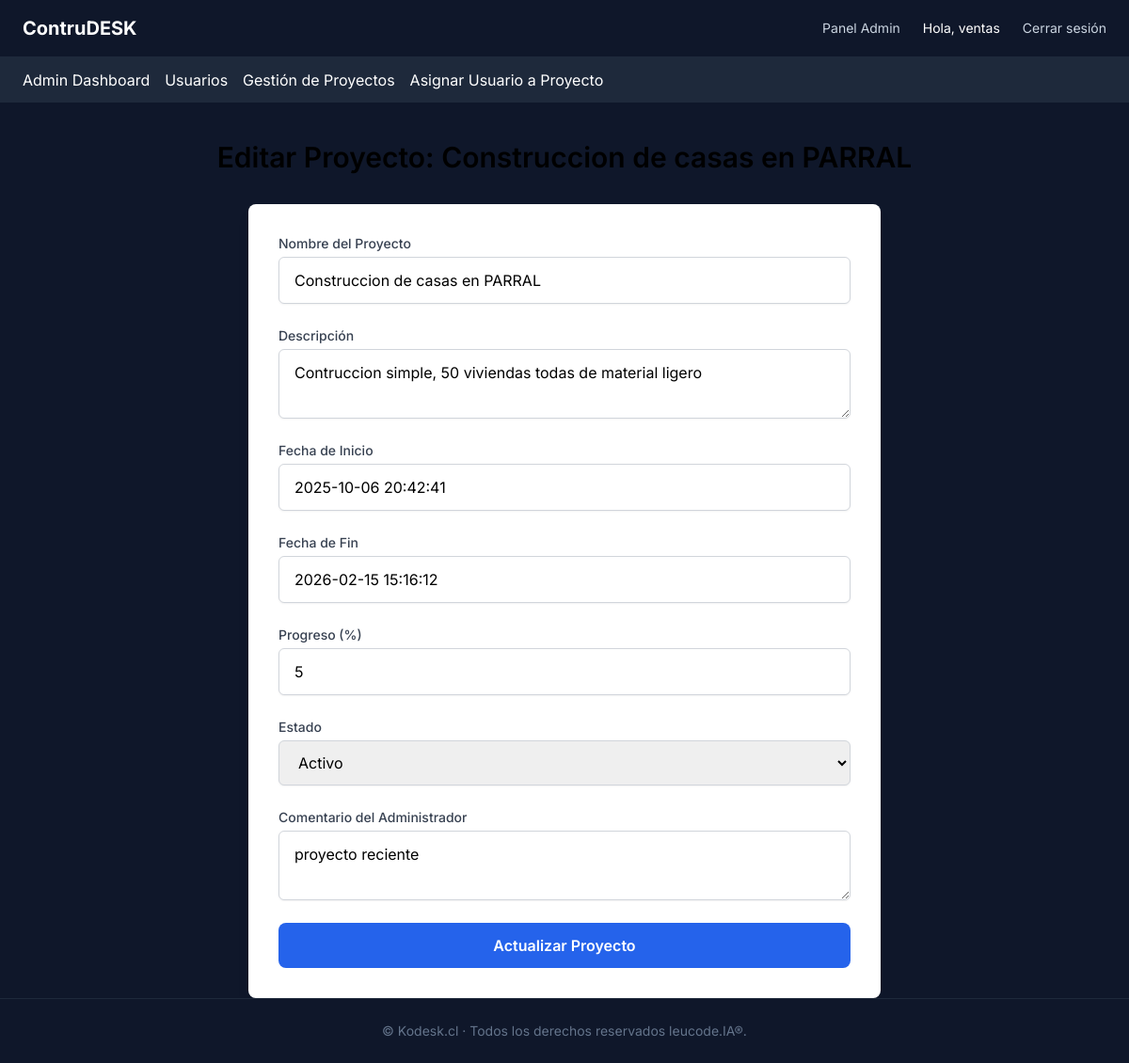
The page /admin/edit/1 (signed in) on the database as committed earlier.
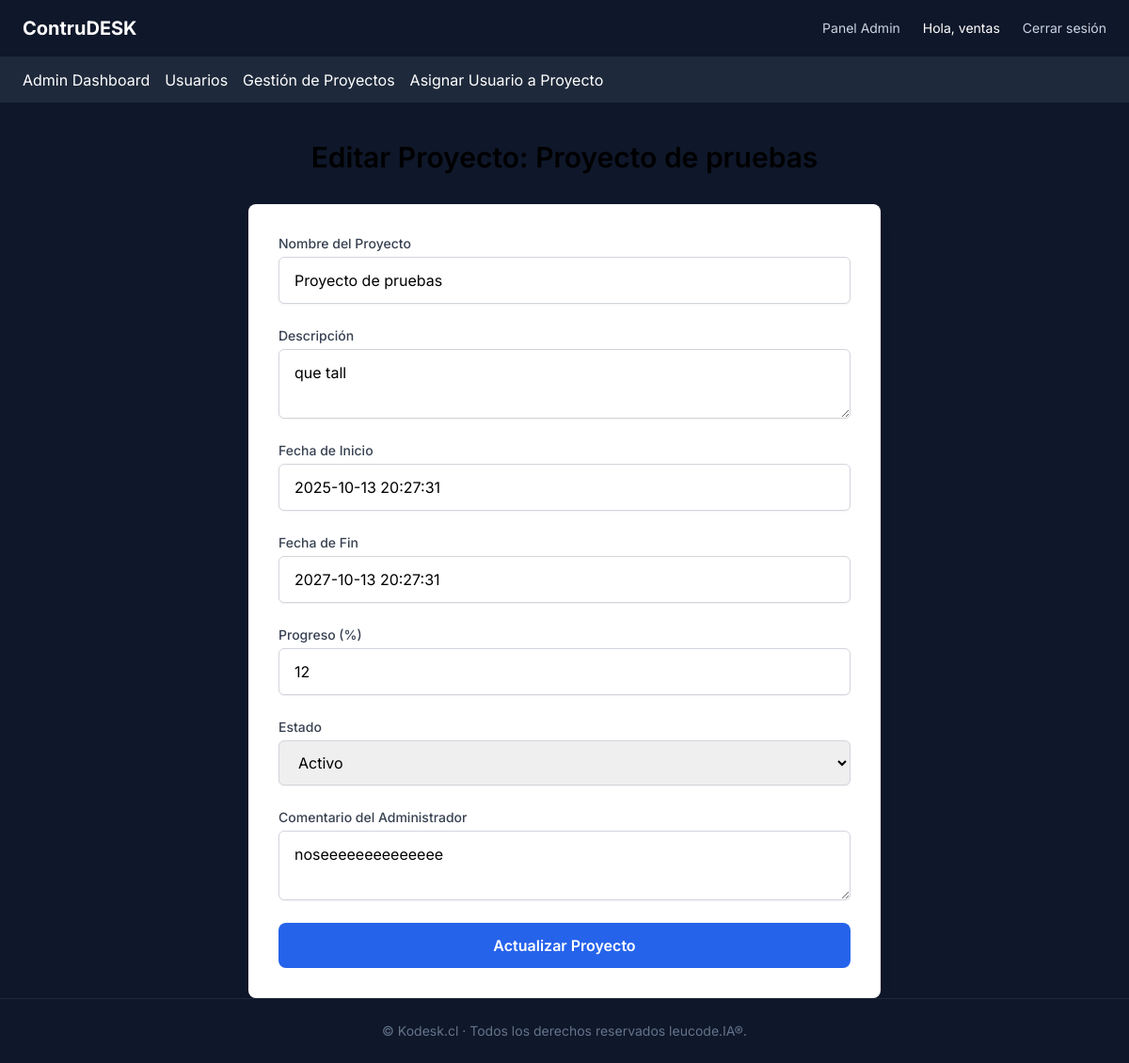
The same page on the database as committed later.
### app/models.py (models this page shows, shortened)
class Project(db.Model):
    __tablename__ = 'projects'
    id = db.Column(db.Integer, primary_key=True)
    name = db.Column(db.String(128), nullable=False)
    description = db.Column(db.Text)
    start_date = db.Column(db.DateTime, default=datetime.utcnow)
    end_date = db.Column(db.DateTime)
    progress = db.Column(db.Integer, default=0)
    status = db.Column(db.String(50), default='activo')  # Ej: activo, suspendido, finalizado
    archived = db.Column(db.Boolean, default=False)  # Indicador de archivo
    admin_comment = db.Column(db.Text)
    creator_id = db.Column(db.Integer, db.ForeignKey('admin_users.id'), nullable=False)
    creator = db.relationship('AdminUser', backref='created_projects')

### app/routes/admin.py (the view, shortened to what this page needs)
@admin_bp.route('/edit/<int:project_id>', methods=['GET', 'POST'])
@login_required
def edit_project(project_id):
    project = Project.query.get_or_404(project_id)
    if project.creator_id != current_user.id:
        flash('No tienes permiso para editar este proyecto.', 'danger')
        return redirect(url_for('admin.ver_proyecto'))
    form = ProjectForm(obj=project)
    return render_template('admin/editar_proyecto.html', form=form, project=project)

### app/forms.py
class ProjectForm(FlaskForm):
    name = StringField('Nombre del Proyecto', validators=[DataRequired()])
    description = TextAreaField('Descripción', validators=[DataRequired()])
    start_date = DateTimeField('Fecha de Inicio', default=datetime.utcnow, format='%Y-%m-%d %H:%M:%S', validators=[DataRequired()])
    end_date = DateTimeField('Fecha de Fin', format='%Y-%m-%d %H:%M:%S', validators=[Optional()])
    progress = IntegerField('Progreso (%)', default=0, validators=[Optional()])
    status = SelectField('Estado', choices=[('activo', 'Activo'), ('suspendido', 'Suspendido'), ('finalizado', 'Finalizado')], default='activo')
    admin_comment = TextAreaField('Comentario del Administrador', validators=[Optional()])
    submit = SubmitField('Guardar Proyecto')

### app/models.py (called while the page is built)
    def has_role(self, role_name):
        return any(role.name == role_name for role in self.roles)

    @property
    def is_authenticated(self):
        return True

### app/templates/admin/editar_proyecto.html (shortened to what this page needs)
{% extends "layout.html" %}
{% block content %}
  <div class="container mx-auto mt-10 px-4">
    <h2 class="text-3xl font-semibold text-center text-white-800 mb-8">Editar Proyecto: {{ project.name }}</h2>
    <div class="bg-white p-8 rounded-lg shadow-lg max-w-2xl mx-auto">
      <form method="POST">
        <div class="space-y-6">
          <div class="form-group">
            <label for="name" class="block text-sm font-medium text-gray-700">Nombre del Proyecto</label>
            {{ form.name(class="mt-1 block w-full px-4 py-3 border border-gray-300 rounded-md shadow-sm focus:ring-blue-500 focus:border-blue-500 text-black") }}
          </div>
          <div class="form-group">
            <label for="description" class="block text-sm font-medium text-gray-700">Descripción</label>
            {{ form.description(class="mt-1 block w-full px-4 py-3 border border-gray-300 rounded-md shadow-sm focus:ring-blue-500 focus:border-blue-500 text-black") }}
          </div>
          <div class="form-group">
            <label for="start_date" class="block text-sm font-medium text-gray-700">Fecha de Inicio</label>
            {{ form.start_date(class="mt-1 block w-full px-4 py-3 border border-gray-300 rounded-md shadow-sm focus:ring-blue-500 focus:border-blue-500 text-black") }}
          </div>
          <div class="form-group">
            <label for="end_date" class="block text-sm font-medium text-gray-700">Fecha de Fin</label>
            {{ form.end_date(class="mt-1 block w-full px-4 py-3 border border-gray-300 rounded-md shadow-sm focus:ring-blue-500 focus:border-blue-500 text-black") }}
          </div>
          <div class="form-group">
            <label for="progress" class="block text-sm font-medium text-gray-700">Progreso (%)</label>
            {{ form.progress(class="mt-1 block w-full px-4 py-3 border border-gray-300 rounded-md shadow-sm focus:ring-blue-500 focus:border-blue-500 text-black") }}
          </div>
          <div class="form-group">
            <label for="status" class="block text-sm font-medium text-gray-700">Estado</label>
            {{ form.status(class="mt-1 block w-full px-4 py-3 border border-gray-300 rounded-md shadow-sm focus:ring-blue-500 focus:border-blue-500 text-black") }}
          </div>
          <div class="form-group">
            <label for="admin_comment" class="block text-sm font-medium text-gray-700">Comentario del Administrador</label>
            {{ form.admin_comment(class="mt-1 block w-full px-4 py-3 border border-gray-300 rounded-md shadow-sm focus:ring-blue-500 focus:border-blue-500 text-black") }}
          </div>
          <div class="text-center">
            <button type="submit" class="w-full bg-blue-600 text-white py-3 px-6 rounded-lg font-semibold hover:bg-blue-700 focus:outline-none focus:ring-4 focus:ring-blue-500 transition duration-300">
              Actualizar Proyecto
            </button>
          </div>
        </div>
      </form>
    </div>
  </div>
{% endblock %}

Rows that differ between the two databases and show on the page:
changed Project "Activo": name "Construccion de casas en PARRAL" → "Proyecto de pruebas"; description "Contruccion simple, 50 viviendas todas de material ligero" → "que tall"; start_date "2025-10-06 20:42:41" → "2025-10-13 20:27:31"; end_date "2026-02-15 15:16:12" → "2027-10-13 20:27:31"; progress "5" → "12"; admin_comment "proyecto reciente" → "noseeeeeeeeeeeeee"
